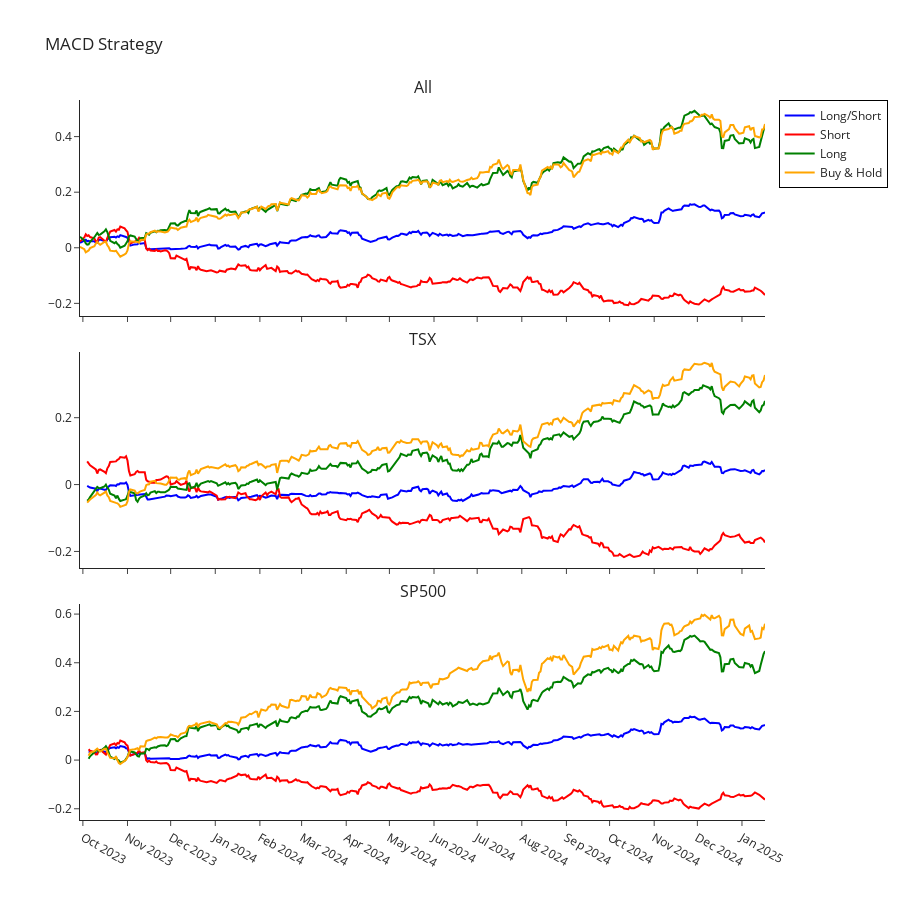

Notebook code for this chart:
### Code cell
import Import_Yfinance as yf_data
import Utils as utils
import MA_Backtest as MA

#####Define Variables#####
CUTOFF_DATE = '2024-01-01' #Cut-off date for training data
YEARS = 15 #Number of years of data to import
RF = 0.03
CAPITAL = 200

#Dates
dates_class = utils.Dates(YEARS)
today = dates_class.today_str()

#####Define Paths#####
PATHS = {
    "input_daily_path" : '/Users/alexandrechisholm/Library/Mobile Documents/com~apple~CloudDocs/Trading/MA_Crossover/Input/Daily_Data/',
    "input_path" : '/Users/alexandrechisholm/Library/Mobile Documents/com~apple~CloudDocs/Trading/MA_Crossover/Input/',
    "input_mapping" : '/Users/alexandrechisholm/Library/Mobile Documents/com~apple~CloudDocs/Trading/MA_Crossover/Input/Mapping/',
    "output_path" : '/Users/alexandrechisholm/Library/Mobile Documents/com~apple~CloudDocs/Trading/MA_Crossover/Output/'
}

#####Import data#####
#stocks
path = f"{PATHS['input_daily_path']}Stocks_{today}.csv"
data_stocks = utils.read_csv(path)

#ETFs
path = f"{PATHS['input_daily_path']}ETFs_{today}.csv"
data_etfs = utils.read_csv(path)

#import best parameters for window size
window_sizes = utils.read_csv(f"{PATHS['input_path']}best_comb.csv")
window_size_macd_st= window_sizes['window_size_st'][0]
window_size_macd_lt = window_sizes['window_size_lt'][0]

#Format date
data_stocks = yf_data.format_utf8_to_date(data_stocks)
data_etfs = yf_data.format_utf8_to_date(data_etfs)

#Split data by exchange
data_stocks_sp500, data_stocks_tsx = yf_data.split_data_exchange(data_stocks)
data_etfs_sp500, data_etfs_tsx = yf_data.split_data_exchange(data_etfs)

#Split data training / validation
training_data_stocks, validation_data_stocks = yf_data.split_data_training_validation(data_stocks, CUTOFF_DATE)
training_data_stocks_tsx, validation_data_stocks_tsx = yf_data.split_data_training_validation(data_stocks_tsx, CUTOFF_DATE)
training_data_stocks_sp500, validation_data_stocks_sp500 = yf_data.split_data_training_validation(data_stocks_sp500, CUTOFF_DATE)

training_data_etfs, validation_data_etfs = yf_data.split_data_training_validation(data_etfs, CUTOFF_DATE)
training_data_etfs_sp500, validation_data_etfs_sp500 = yf_data.split_data_training_validation(data_etfs_sp500, CUTOFF_DATE)
training_data_etfs_tsx, validation_data_etfs_tsx = yf_data.split_data_training_validation(data_etfs_tsx, CUTOFF_DATE)

#Import FX
path = f"{PATHS['input_daily_path']}FX_{today}.csv"
fx_data = utils.read_csv(path)
fx_data = dates_class.format_int64_to_date(fx_data)

#Mapping FX
path = f"{PATHS['input_mapping']}Exchange_Currency.csv"
mapping_fx = utils.read_csv(path)

#####Run Backtest#####

#Define modules
base_functions = MA.Base_Functions(fx_data, mapping_fx)
macd_backtest = MA.MA_Backtester(fx_data, mapping_fx, training_data_stocks, validation_data_stocks, CAPITAL, window_size_macd_st, window_size_macd_lt, RF)
buy_and_hold = MA.BuyAndHold(fx_data, mapping_fx, validation_data_etfs, window_size_macd_lt, RF)


#All data
data, pivot_ticker, df_date, df_stats, trade_df = macd_backtest.run_strategy()
data_long, pivot_ticker_long, df_date_long, df_stats_long, trade_df_long = macd_backtest.run_strategy( 'long')
data_short, pivot_ticker_short, df_date_short, df_stats_short, trade_df_short = macd_backtest.run_strategy('short')
df_buy_hold, df_date_buy_hold, df_stats_buy_hold, pivot_ticker_buy_hold = buy_and_hold.run_buy_hold()

#TSX
macd_backtest.set_parameters(validation_data = validation_data_stocks_tsx)
buy_and_hold.set_parameters(validation_data = validation_data_etfs_tsx)
data_tsx, pivot_ticker_tsx, df_date_tsx, df_stats_tsx, trade_df_tsx = macd_backtest.run_strategy()
data_long_tsx, pivot_ticker_long_tsx, df_date_long_tsx, df_stats_long_tsx, trade_df_long_tsx = macd_backtest.run_strategy('long')
data_short_tsx, pivot_ticker_short_tsx, df_date_short_tsx, df_stats_short_tsx, trade_df_short_tsx = macd_backtest.run_strategy('short')
df_buy_hold_tsx, df_date_buy_hold_tsx, df_stats_buy_hold_tsx, pivot_ticker_buy_hold_tsx = buy_and_hold.run_buy_hold()

#SP500
macd_backtest.set_parameters(validation_data = validation_data_stocks_sp500)
buy_and_hold.set_parameters(validation_data = validation_data_etfs_sp500)
data_sp500, pivot_ticker_sp500, df_date_sp500, df_stats_sp500, trade_df_sp500 = macd_backtest.run_strategy()
data_long_sp500, pivot_ticker_long_sp500, df_date_long_sp500, df_stats_long_sp500, trade_df_long_sp500 = macd_backtest.run_strategy('long')
data_short_sp500, pivot_ticker_short_sp500, df_date_short_sp500, df_stats_short_sp500, trade_df_short_sp500 = macd_backtest.run_strategy('short')
df_buy_hold_sp500, df_date_buy_hold_sp500, df_stats_buy_hold_sp500, pivot_ticker_buy_hold_sp500 = buy_and_hold.run_buy_hold()

#####Export Data#####
export_dfs = {
    'Complete': data,
    'P&L by Ticker': pivot_ticker,
    'P&L by Date': df_date,
    'Stats': df_stats,
    'Trades': trade_df,
    'buy and hold': df_date_buy_hold,
}

path = f"{PATHS['output_path']}MA_Crossover_{today}.xlsx"

utils.export_dfs_xl(export_dfs, path)

#Create the daily Mean Return by exchange in buy and hold
buy_and_hold.set_parameters(validation_data = validation_data_etfs)
df_group_date_buy_hold = buy_and_hold.return_by_date_all_exchange(df_date_buy_hold)

graphs = MA.Graphs(fx_data, mapping_fx, training_data_stocks, validation_data_stocks, CAPITAL, window_size_macd_st, window_size_macd_lt, RF)
graphs.line_graph_subplot(df_date, df_date_long, df_date_short, df_group_date_buy_hold, 
                    df_date_tsx, df_date_long_tsx, df_date_short_tsx, df_date_buy_hold_tsx,
                    df_date_sp500, df_date_long_sp500, df_date_short_sp500, df_date_buy_hold_sp500)

### Figure 1 — Plotly figure (JSON) as saved in the notebook; plotly's stock layout.template omitted (floating-point values rounded to 4 significant figures; data arrays with more than 128 entries replaced by an {"elided": "..."} marker saying what was removed)
{"data": [{"legendgroup": "group1", "line": {"color": "blue"}, "mode": "lines", "name": "Long/Short", "type": "scatter", "x": {"elided": "334 str values"}, "xaxis": "x", "y": {"elided": "334 float values"}, "yaxis": "y"}, {"legendgroup": "group1", "line": {"color": "red"}, "mode": "lines", "name": "Short", "type": "scatter", "x": {"elided": "334 str values"}, "xaxis": "x", "y": {"elided": "334 float values"}, "yaxis": "y"}, {"legendgroup": "group1", "line": {"color": "green"}, "mode": "lines", "name": "Long", "type": "scatter", "x": {"elided": "334 str values"}, "xaxis": "x", "y": {"elided": "334 float values"}, "yaxis": "y"}, {"legendgroup": "group1", "line": {"color": "orange"}, "mode": "lines", "name": "Buy & Hold", "type": "scatter", "x": {"elided": "334 str values"}, "xaxis": "x", "y": {"elided": "334 float values"}, "yaxis": "y"}, {"legendgroup": "group1", "line": {"color": "blue"}, "mode": "lines", "name": "Long/Short", "showlegend": false, "type": "scatter", "x": {"elided": "324 str values"}, "xaxis": "x2", "y": {"elided": "324 float values"}, "yaxis": "y2"}, {"legendgroup": "group1", "line": {"color": "red"}, "mode": "lines", "name": "Short", "showlegend": false, "type": "scatter", "x": {"elided": "324 str values"}, "xaxis": "x2", "y": {"elided": "324 float values"}, "yaxis": "y2"}, {"legendgroup": "group1", "line": {"color": "green"}, "mode": "lines", "name": "Long", "showlegend": false, "type": "scatter", "x": {"elided": "324 str values"}, "xaxis": "x2", "y": {"elided": "324 float values"}, "yaxis": "y2"}, {"legendgroup": "group1", "line": {"color": "orange"}, "mode": "lines", "name": "Buy & Hold", "showlegend": false, "type": "scatter", "x": {"elided": "324 str values"}, "xaxis": "x2", "y": {"elided": "324 float values"}, "yaxis": "y2"}, {"legendgroup": "group1", "line": {"color": "blue"}, "mode": "lines", "name": "Long/Short", "showlegend": false, "type": "scatter", "x": {"elided": "323 str values"}, "xaxis": "x3", "y": {"elided": "323 float values"}, "yaxis": "y3"}, {"legendgroup": "group1", "line": {"color": "red"}, "mode": "lines", "name": "Short", "showlegend": false, "type": "scatter", "x": {"elided": "323 str values"}, "xaxis": "x3", "y": {"elided": "323 float values"}, "yaxis": "y3"}, {"legendgroup": "group1", "line": {"color": "green"}, "mode": "lines", "name": "Long", "showlegend": false, "type": "scatter", "x": {"elided": "323 str values"}, "xaxis": "x3", "y": {"elided": "323 float values"}, "yaxis": "y3"}, {"legendgroup": "group1", "line": {"color": "orange"}, "mode": "lines", "name": "Buy & Hold", "showlegend": false, "type": "scatter", "x": {"elided": "323 str values"}, "xaxis": "x3", "y": {"elided": "323 float values"}, "yaxis": "y3"}], "layout": {"annotations": [{"font": {"size": 16}, "showarrow": false, "text": "All", "x": 0.5, "xanchor": "center", "xref": "paper", "y": 1, "yanchor": "bottom", "yref": "paper"}, {"font": {"size": 16}, "showarrow": false, "text": "TSX", "x": 0.5, "xanchor": "center", "xref": "paper", "y": 0.65, "yanchor": "bottom", "yref": "paper"}, {"font": {"size": 16}, "showarrow": false, "text": "SP500", "x": 0.5, "xanchor": "center", "xref": "paper", "y": 0.3, "yanchor": "bottom", "yref": "paper"}], "height": 900, "legend": {"bordercolor": "black", "borderwidth": 1, "x": 1.02, "y": 1}, "showlegend": true, "title": {"text": "MACD Strategy"}, "xaxis": {"anchor": "y", "domain": [0, 1], "dtick": "M1", "matches": "x3", "showticklabels": false, "tickformat": "%b %Y", "tickmode": "linear"}, "xaxis2": {"anchor": "y2", "domain": [0, 1], "dtick": "M1", "matches": "x3", "showticklabels": false, "tickformat": "%b %Y", "tickmode": "linear"}, "xaxis3": {"anchor": "y3", "domain": [0, 1], "dtick": "M1", "tickformat": "%b %Y", "tickmode": "linear"}, "yaxis": {"anchor": "x", "domain": [0.7, 1]}, "yaxis2": {"anchor": "x2", "domain": [0.35, 0.65]}, "yaxis3": {"anchor": "x3", "domain": [0, 0.3]}}}
